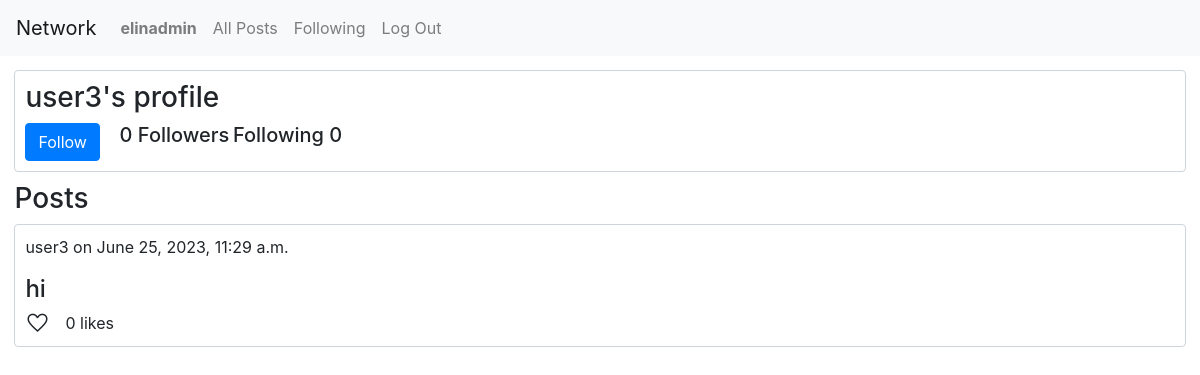
The app's page /profile/user3 (signed in) with its own data.
### network/models.py (models this page shows, shortened)
class User(AbstractUser):
    id = models.AutoField(primary_key=True)
    following_count = models.IntegerField(blank=True)
    followers_count = models.IntegerField(blank=True)

class Posts(models.Model):
    id = models.AutoField(primary_key=True)
    username = models.ForeignKey(User,on_delete=models.CASCADE)
    date = models.DateTimeField(auto_now_add=True)
    post = models.TextField()
    likes = models.IntegerField()
    likers = models.ManyToManyField(User,blank=True,related_name="liked")

### network/views.py (the view)
# urls.py: path("profile/<str:name>",views.profile, name="profile"),
def profile(request,name):
    profile_user = get_object_or_404(User, username = name)
    posts = Posts.objects.filter(username__username=profile_user).order_by('-date')
    currentUser = request.user
    isFollowing = False
    followers_count = profile_user.followers_count
    following_count = profile_user.following_count
    user_instance = Follow.objects.filter(user=currentUser).first()
    if user_instance:
        if user_instance.follows.filter(pk=profile_user.pk):
            isFollowing = True
        else:
            isFollowing = False
    return render(request,"network/profile.html",{
        "profile_user":profile_user,
        "posts":posts,
        "message":"This user has no posts",
        "isfollowing":isFollowing,
        "followers_count":followers_count,
        "following_count":following_count
    })

### network/templates/network/profile.html (shortened to what this page needs)
{% extends "network/layout.html" %}
{% block body %}
    <div class="box">
        {% if request.user.username == profile_user.username %}
            <h3>My profile</h3>
        {% else %}
            <h3>{{profile_user.username}}'s profile</h3>
        {% endif %}
        <div class="horizontal-box">
        {% if user.is_authenticated %}
            {% if request.user.username != profile_user.username %}
            {% if not isfollowing %}
            <form action="{% url 'follow' id=profile_user.id %}",method="post">
                <input type="submit" id="follow" class="btn btn-primary" value="Follow">
            </form>
            {% else %}
            <form action="{% url 'unfollow' id=profile_user.id %}",method="post">
                {% csrf_token %}
                <input type="submit" id="unfollow" class="btn btn-primary" value="Unfollow">
            </form>
            {% endif %}
            {% endif %}
        {% endif %}
            <div class="count">
                <h5>{{followers_count}} Followers</h5>
                <h5>Following {{following_count}}</h5>
            </div>
        </div>
    </div>
        <h3>Posts</h3>
        {% if posts %}
            {% for post in posts %}
                <div class="box">
                    <p>{{post.username}} on {{post.date}}</p>
                    <h4>{{post.post}}</h4>
                    <div class="postsection">
                        <a>
                            <span id="{{post.id}}" class="material-symbols-outlined likebtn">Favorite</span>
                        </a>
                        <p>{{post.likes}} likes</p>
                    </div>
                </div>
            {% endfor %}
        {% else %}
            <h4>{{message}}<h4>
        {% endif %}
{% endblock %}

### network/templates/network/layout.html (shortened to what this page needs)
{% load static %}
<!DOCTYPE html>
<html lang="en">
    <head>
        <link rel="stylesheet" href="https://stackpath.bootstrapcdn.com/bootstrap/4.4.1/css/bootstrap.min.css">
        <link href="{% static 'network/styles.css' %}" rel="stylesheet">
    </head>
    <body>
        <nav class="navbar navbar-expand-lg navbar-light bg-light">
            <a class="navbar-brand" href="{% url 'index' %}">Network</a>
            <div>
              <ul class="navbar-nav mr-auto">
                {% if user.is_authenticated %}
                    <li class="nav-item">
                        <a class="nav-link" href="{% url 'profile' name=user.username %}"><strong>{{ user.username }}</strong></a>
                    </li>
                {% endif %}
                <li class="nav-item">
                  <a class="nav-link" href="{% url 'index' %}">All Posts</a>
                </li>
                {% if user.is_authenticated %}
                    <li class="nav-item">
                        <a class="nav-link" href="{% url 'following' %}">Following</a>
                    </li>
                    <li class="nav-item">
                        <a class="nav-link" href="{% url 'logout' %}">Log Out</a>
                    </li>
                {% endif %}
              </ul>
            </div>
          </nav>
        <div class="body">
            {% block body %}
            {% endblock %}
        </div>
    </body>
</html>

### network/static/network/styles.css (style rules this page uses)
.body { padding:1.2%; }
.box { border-style:solid; border-width: 1px; border-radius:0.25rem; border-color:#ced4da; padding:10px; margin-bottom:10px; }
.postsection { display:flex; height:20px; margin-bottom:5px; }
.material-symbols-outlined { margin-right:1rem; cursor:pointer; font-variation-settings: 'FILL' 0, 'wght' 400, 'GRAD' 0, 'opsz' 48 }
p { margin-right:1rem; }
.horizontal-box { display:flex; }
#follow { margin-right:1rem; }
.count { display:flex; flex-direction: row; width:20%; justify-content: space-evenly; }

### records on screen
User: username "elinadmin"
User: username "user3"
Posts: username "user3", date "June 25, 2023, 11:29 a.m.", post "hi", likes "0"

### other values on screen
{{ followers_count }} "0"
{{ following_count }} "0"
